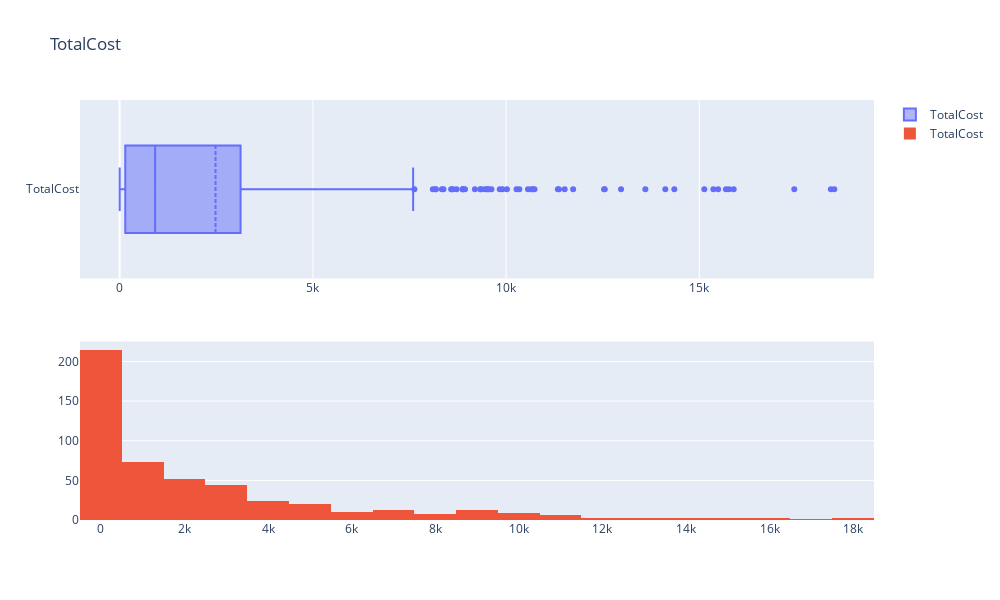

Here is the notebook cell this chart was saved with:
### Code cell
make_box_hist(df['TotalCost'])

### Figure 1 — Plotly figure (JSON) as saved in the notebook; plotly's stock layout.template omitted (floating-point values rounded to 4 significant figures; data arrays with more than 128 entries replaced by an {"elided": "..."} marker saying what was removed)
{"data": [{"boxmean": true, "name": "TotalCost", "type": "box", "x": {"elided": "500 float values"}, "xaxis": "x", "yaxis": "y"}, {"name": "TotalCost", "type": "histogram", "x": {"elided": "500 float values"}, "xaxis": "x2", "yaxis": "y2"}], "layout": {"height": 600, "title": {"text": "TotalCost"}, "width": 1000, "xaxis": {"anchor": "y", "domain": [0, 1]}, "xaxis2": {"anchor": "y2", "domain": [0, 1]}, "yaxis": {"anchor": "x", "domain": [0.575, 1]}, "yaxis2": {"anchor": "x2", "domain": [0, 0.425]}}}
